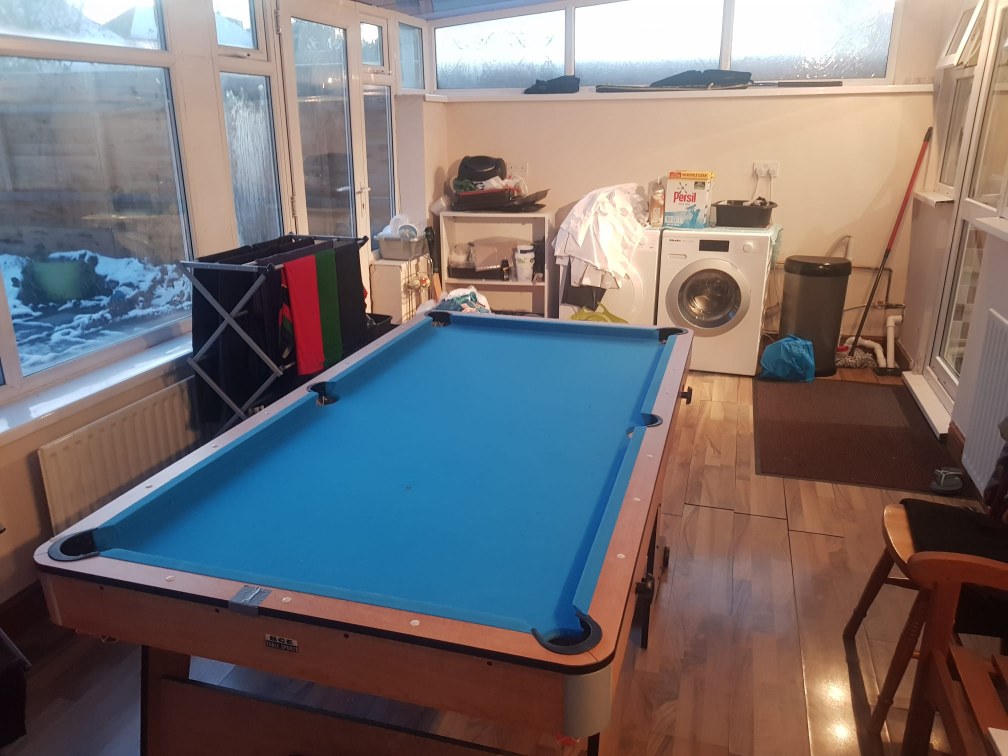
#> input picture images/video2.jpg, 2016 x 1512 px (shown at 1/2 size); its folder holds 2 pictures in this run
$ python singleImageAnalysis.py
#> lines starting #> are read from the running program, lines starting #| are printed output that depends on the picture; after the words box and inside, x2 and y2 are one past the last pixel; in counts of white or black regions, pixels touching at a corner belong together
import cv2 as cv
import numpy as np
import math


def convertToHSV(arr):
    BGR = np.uint8([[arr]])
    HSV = cv.cvtColor(BGR, cv.COLOR_BGR2HSV)
    return HSV


def loadImage(x):
#> called with x = 'video2'
    img = cv.imread('./images/'+x+'.jpg')
#> img is the input picture: shape (1512, 2016, 3); mean B, G, R 113.4, 112.4, 119.2
    return img


def getMaxContours(contours):
    maxIndex = 0
    maxArea = 0
    for i in range(len(contours)):
        cnt = contours[i]
        area = cv.contourArea(cnt)
        if area > maxArea:
            maxArea = area
            maxIndex = i
    return contours[maxIndex]


def calculateAngle(far, start, end):
    a = math.sqrt((end[0] - start[0])**2 + (end[1] - start[1])**2)
    b = math.sqrt((far[0] - start[0])**2 + (far[1] - start[1])**2)
    c = math.sqrt((end[0] - far[0])**2 + (end[1] - far[1])**2)
    angle = math.acos((b**2 + c**2 - a**2) / (2*b*c))
    return angle


def findHand():
    while(1):
        fingerNumber = 0
        img = loadImage("video2")
        img = cv.medianBlur(img, 5)
        k = cv.waitKey(1)
#> (key Esc is pressed here)
        hsv = cv.cvtColor(img, cv.COLOR_BGR2HSV)
#> hsv: shape (1512, 2016, 3); mean H, S, V 55.1, 104.1, 143.3
        maskLower = np.array([58, 76, 68])
        maskHigher = np.array([122, 255, 255])
        mask = cv.inRange(hsv, maskLower, maskHigher)
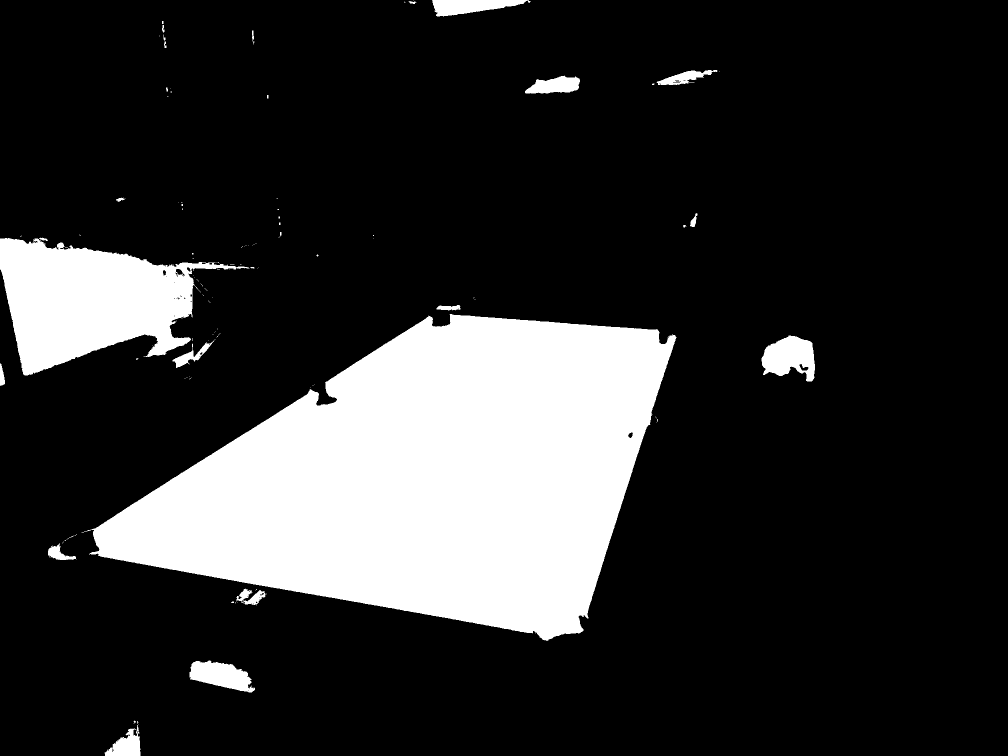
#> mask: shape (1512, 2016) (shown at 1/2 size); 18.5% white; 123 white regions (98 under 20 px), largest, box (x1, y1, x2, y2) and area: (163, 628, 1353, 1282) 462869, (0, 475, 499, 751) 73657, (1523, 671, 1630, 763) 6656
        kernel = np.ones((2, 2), np.uint8)
        mask = cv.dilate(mask, kernel, iterations=1)
#> mask: shape (1512, 2016); 18.7% white; 84 white regions (48 under 20 px), largest, box (x1, y1, x2, y2) and area: (163, 628, 1354, 1283) 464932, (0, 475, 510, 752) 75124, (1523, 671, 1631, 764) 6925
        mask = cv.GaussianBlur(mask, (5, 5), 0)
        res = cv.bitwise_and(img, img, mask=mask)
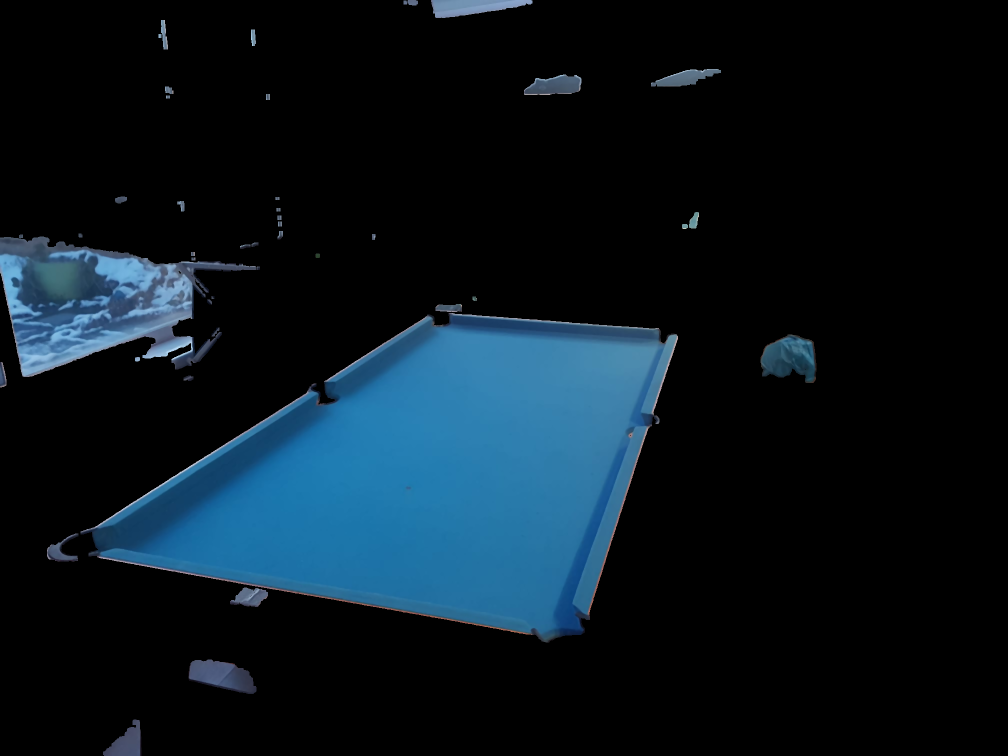
#> res: shape (1512, 2016, 3) (shown at 1/2 size); mean B, G, R 30.4, 22, 9.4
        ret, thresh = cv.threshold(mask, 127, 255, 0)
#> thresh: shape (1512, 2016); 18.7% white; 65 white regions (34 under 20 px)
        contours, hierarchy = cv.findContours(
            thresh, cv.RETR_TREE, cv.CHAIN_APPROX_SIMPLE)
#> contours = 75 contours, 44 with area under 20; largest, box (x1, y1, x2, y2) and area: (164, 628, 1354, 1283) 463456, (0, 475, 510, 752) 74529, (1523, 671, 1631, 764) 6830, (379, 1321, 511, 1386) 5215, (864, 0, 1062, 34) 4056
        handContour = getMaxContours(contours)
#> the loop in getMaxContours, `for i in range(len(contours)):` made 75 passes
#> (area, maxArea) on passes 1, 3, 17, 23: (2528, 2528), (5215, 5215), (6830.5, 6830.5), (463456.5, 463456.5)
#> area on passes 2, 4, 6, 8, 9, 14: 56, 20, 1120.5, 876, 42, 310
#> after the loop in getMaxContours, `for i in range(len(contours)):`: maxArea = 463456.5; maxIndex = 22
#> handContour = contour of 1480 points, box (x1, y1, x2, y2) (164, 628, 1354, 1283), area 463456
        cv.polylines(img, [cv.convexHull(handContour)], True, (0,0,255), 10)
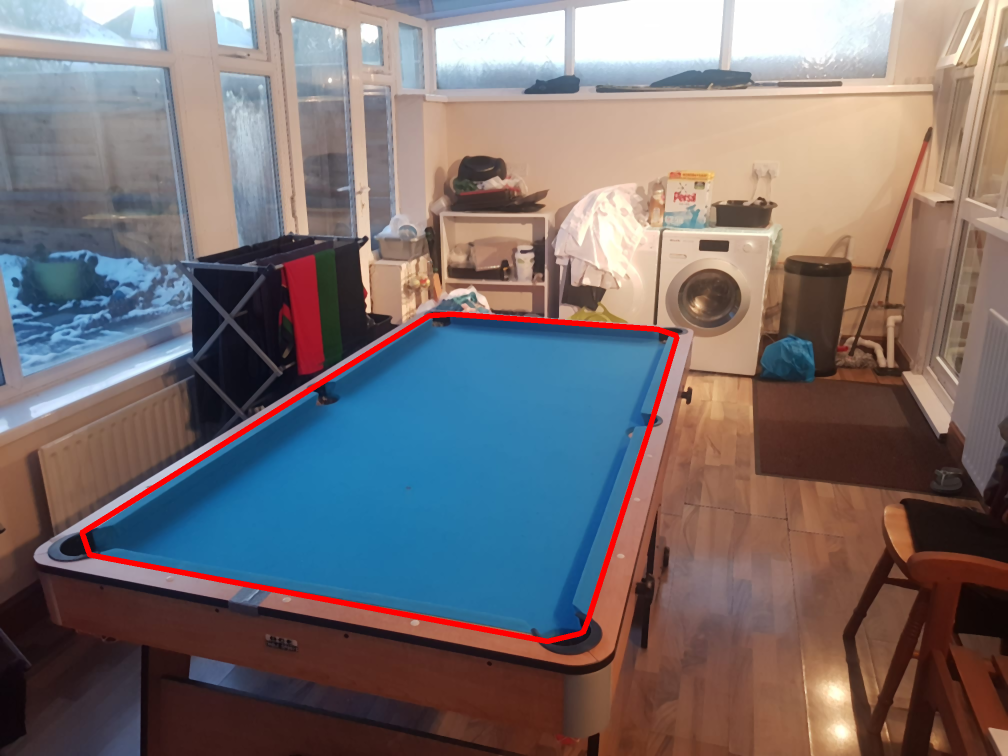
#> img: shape (1512, 2016, 3) (shown at 1/2 size); mean B, G, R 112.2, 111.3, 120.7
        #cv.drawContours(img, handContour, -1, (0, 255, 255), 10)
        hull = cv.convexHull(handContour, returnPoints=False)
#> hull = 23 values, max 1479 at index 0, min 0 at index 22, mean 891
        convexHullPoints = cv.convexHull(
            handContour, returnPoints=True, clockwise=True)
#> convexHullPoints = contour of 23 points, box (x1, y1, x2, y2) (164, 628, 1354, 1283), area 478394
        defects = cv.convexityDefects(handContour, hull)
#> defects = 16 rows, first 6: [0, 38, 16, 6074], [38, 243, 204, 12268], [243, 574, 553, 1967], [576, 625, 590, 5981], [625, 635, 628, 1086], [635, 637, 636, 201]
        allDefects = []
        fingerDefects = []
        for i in range(defects.shape[0]):
            s, e, f, d = defects[i, 0]
            start = tuple(handContour[s][0])
            end = tuple(handContour[e][0])
            far = tuple(handContour[f][0])
            angle = calculateAngle(far, start, end)
            allDefects.append(far)
            #cv.line(img, start, end, [0, 255, 0], 10)
            if d > 1500 and angle <= (math.pi):
                fingerDefects.append(far)
                cv.circle(img, far, 15, (0, 255, 0), -1)
                fingerNumber = fingerNumber + 1
#> this loop made 16 passes
#> (s, e, f, d, start, end, far, a in calculateAngle) on passes 1 to 9: (0, 38, 16, 6074, (900, 628), (858, 631), (883, 653), 42.11), (38, 243, 204, 12268, (858, 631), (621, 778), (670, 804), 278.9), (243, 574, 553, 1967, (621, 778), (165, 1064), (197, 1053), 538.3), (576, 625, 590, 5981, (164, 1066), (179, 1109), (187, 1061), 45.54), (625, 635, 628, 1086, (179, 1109), (203, 1114), (195, 1108), 24.52), (635, 637, 636, 201, (203, 1114), (208, 1115), (207, 1114), 5.1), (637, 957, 946, 3593, (208, 1115), (1093, 1282), (1068, 1263), 900.6), (958, 990, 981, 1720, (1096, 1282), (1159, 1267), (1130, 1267), 64.76), (990, 992, 991, 114, (1159, 1267), (1161, 1266), (1160, 1266), 2.24)
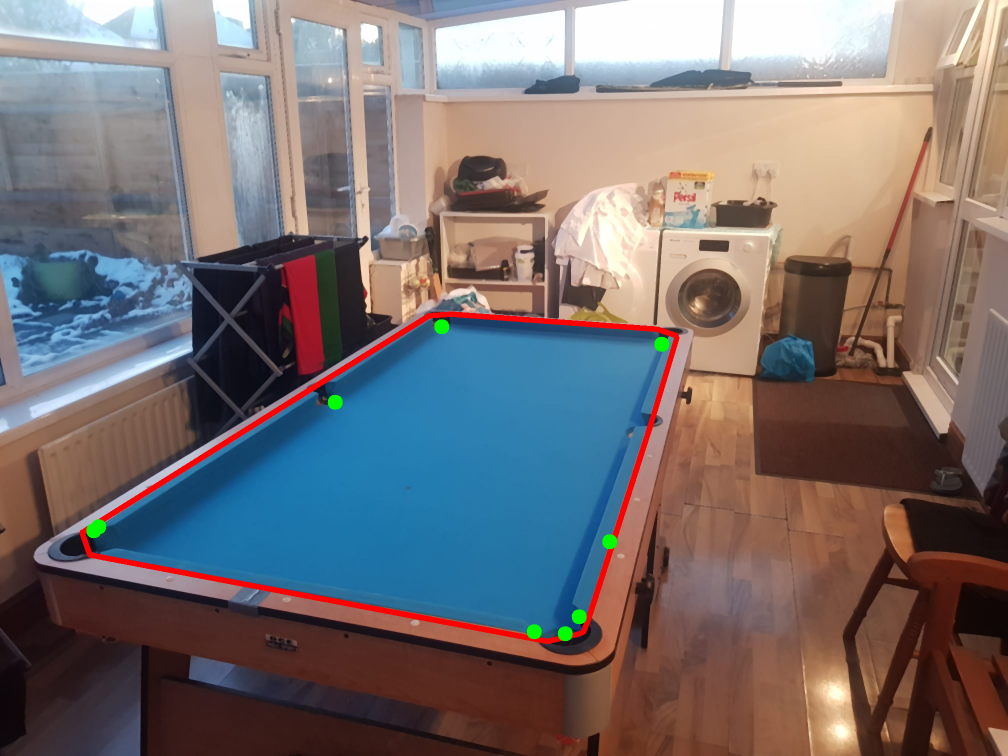
#> img: shape (1512, 2016, 3) (shown at 1/2 size); 0.2% of pixels changed, all inside (x1, y1, x2, y2) = (172, 638, 1339, 1283)
#> after the loop, allDefects = [(883, 653), (670, 804), (197, 1053), (187, 1061), (195, 1108), (207, 1114), (1068, 1263), (1130, 1267), (1160, 1266), (1163, 1264), (1158, 1233), (1219, 1083), (1305, 817), (1351, 672), (1323, 688), (1223, 654)]; fingerDefects = [(883, 653), (670, 804), (197, 1053), (187, 1061), (1068, 1263), (1130, 1267), (1158, 1233), (1219, 1083), (1323, 688)]; fingerNumber = 9
        if fingerNumber > 1:
            fingerNumber = fingerNumber + 1
#> fingerNumber = 10
        x, y, w, h = cv.boundingRect(handContour)
#> x = 164; y = 628; w = 1190; h = 655
        #cv.rectangle(img, (x, y), (x+w, y+h), (255, 255, 0), 10)
        font = cv.FONT_ITALIC
#> font = 16
        cv.putText(img, str(fingerNumber), (0, 300), font,
                   10, (0, 255, 255), 20, cv.LINE_AA)
        moments = cv.moments(thresh)
#> moments = moments, m00 145290330, centre m10/m00, m01/m00 = (766.1, 896.7)
        cX = int(moments["m10"] / moments["m00"])
#> cX = 766
        cY = int(moments["m01"] / moments["m00"])
#> cY = 896
        cv.circle(img, (cX, cY), 25, (255, 255, 255), -1)
        if fingerNumber == 1:
            dist = 0
            p = []
            for point in convexHullPoints:
                point = point[0]
                distance = math.sqrt(
                    ((point[1] - cY)**2) + ((cX - point[0])**2))
                if distance > dist:
                    dist = distance
                    p = point
            cv.circle(img, (p[0], p[1]), 25, (255, 255, 255), -1)
        imgSmall = cv.resize(img, (500, 500))
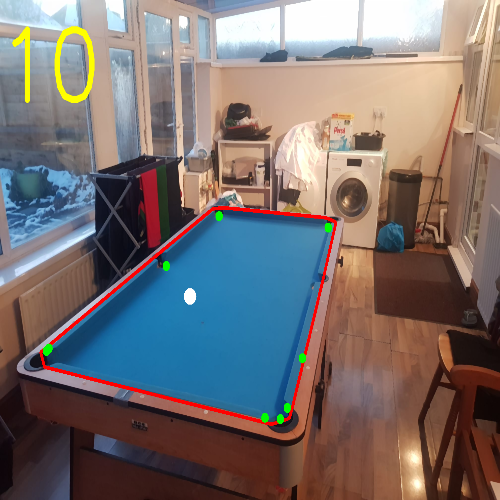
#> imgSmall: shape (500, 500, 3); mean B, G, R 111, 112.2, 121.2
        maskSmall = cv.resize(mask, (500, 500))
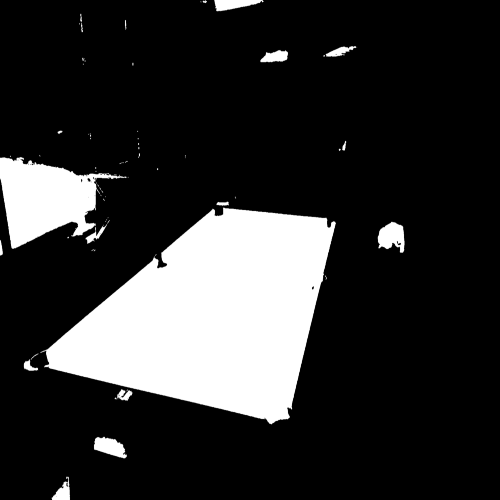
#> maskSmall: shape (500, 500); min 0, max 255, mean 47.7
        resSmall = cv.resize(res, (500, 500))
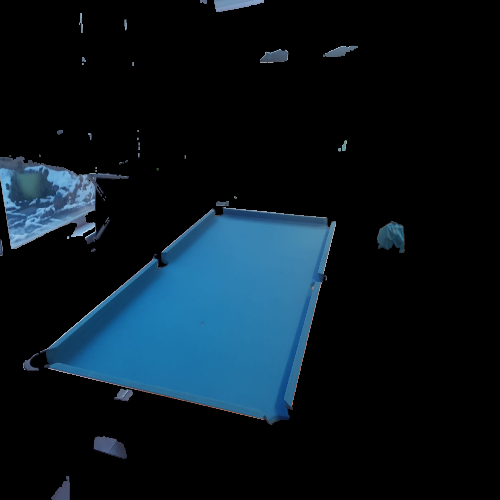
#> resSmall: shape (500, 500, 3); mean B, G, R 30.3, 21.9, 9.4
        cv.imshow('img', imgSmall)
        cv.imshow('mask', maskSmall)
        cv.imshow('res', resSmall)
        if k == 27:
            break
    cv.destroyAllWindows()
findHand()
